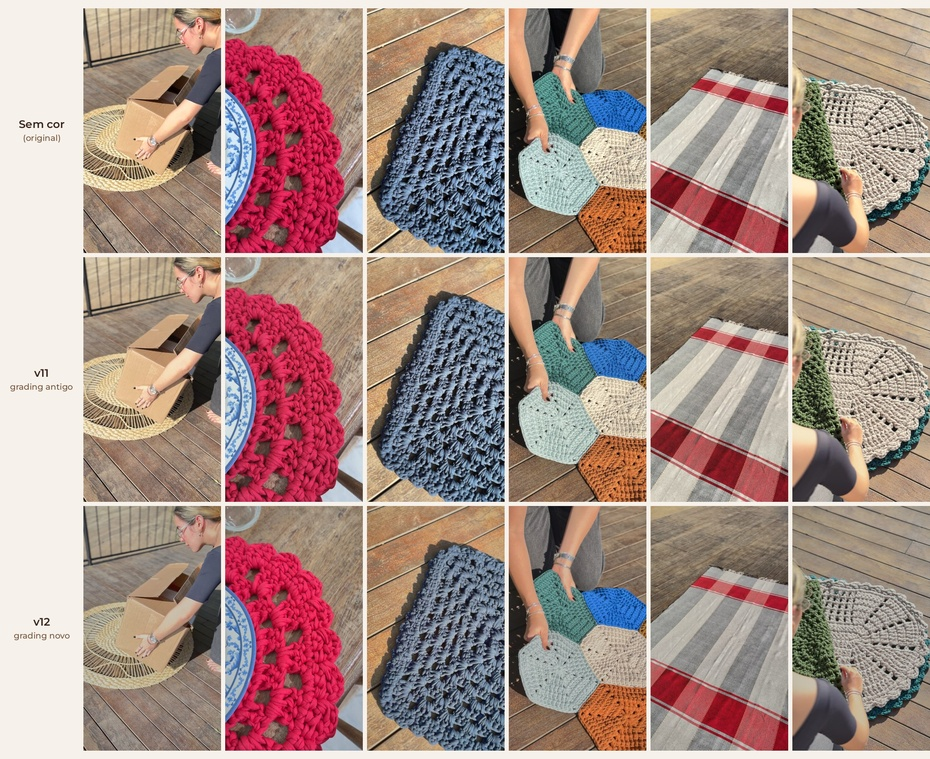
#> input picture edicoes/casa-marina-unboxing/assets/antes_depois_grading_v12.jpg, 930 x 759 px, shrunk from 2230 x 1821 before the run
$ python -i grade.py   (imports and definitions only)
#> lines starting #> are read from the running program, lines starting #| are printed output that depends on the picture
"""Casa Marina colour grade: soft, warm, minimal (keeps product colours honest).

- tone curve: slightly lifted blacks, gentle mid contrast, rolled-off highlights
  (the deck footage is shot in hard sun);
- warmth: a touch of red/yellow in mids and highlights, a little less blue;
- saturation: -6 % overall, greens/cyans pulled a bit more than reds (deck/railing grass),
  so the crochet colours stay true.
grade(rgb_uint8) -> rgb_uint8
"""
import cv2
import numpy as np

_x = np.arange(256, dtype=np.float32) / 255.0


def _curve():
    # monotone cubic through control points (input, output) in 0..1
    pts = np.array([[0.00, 0.035], [0.12, 0.13], [0.30, 0.305], [0.50, 0.505],
                    [0.70, 0.695], [0.85, 0.82], [0.95, 0.905], [1.00, 0.935]])
    return np.interp(_x, pts[:, 0], pts[:, 1])


_TONE = _curve()
_hi = np.clip((_x - 0.35) / 0.65, 0, 1)            # mids/highlights weight
LUT_R = np.clip(_TONE * (1 + 0.025 * _hi) + 0.004, 0, 1)
LUT_G = np.clip(_TONE * (1 + 0.008 * _hi), 0, 1)
LUT_B = np.clip(_TONE * (1 - 0.030 * _hi) - 0.002, 0, 1)
LUT = np.stack([LUT_R, LUT_G, LUT_B], -1)          # 256 x 3
LUT8 = np.clip(LUT * 255 + 0.5, 0, 255).astype(np.uint8)


def grade(rgb):
    out = np.empty_like(rgb)
    for c in range(3):
        out[..., c] = cv2.LUT(rgb[..., c], LUT8[:, c])
    hsv = cv2.cvtColor(out, cv2.COLOR_RGB2HSV_FULL).astype(np.float32)
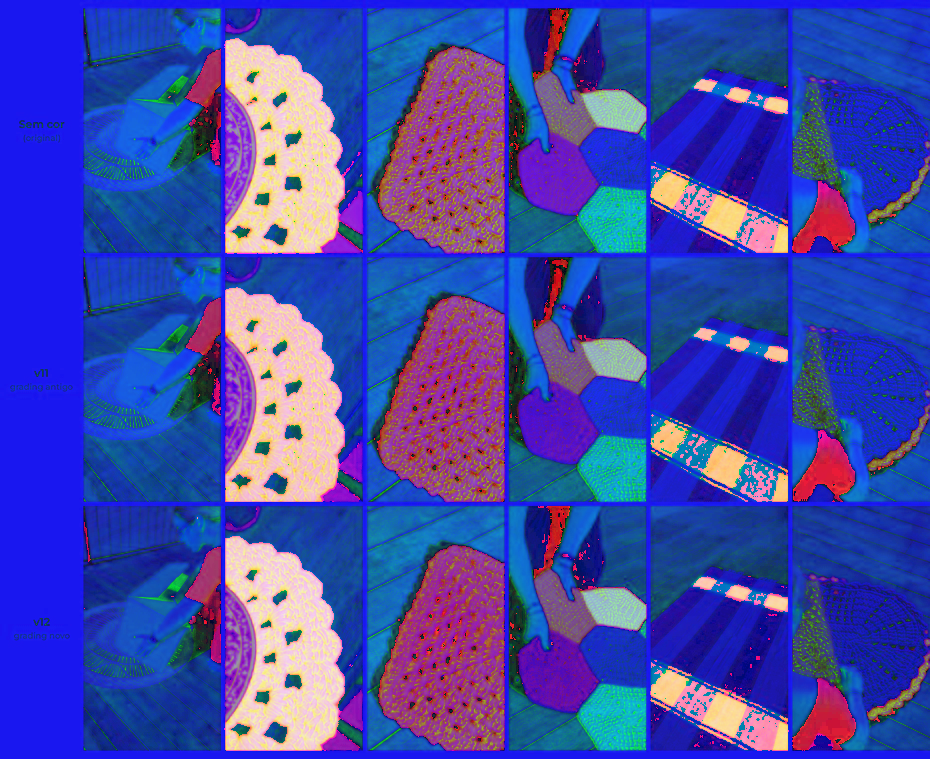
#> hsv: shape (759, 930, 3) float32; mean R, G, B 65.5, 73.3, 169.6
    h = hsv[..., 0] * (360.0 / 256.0)
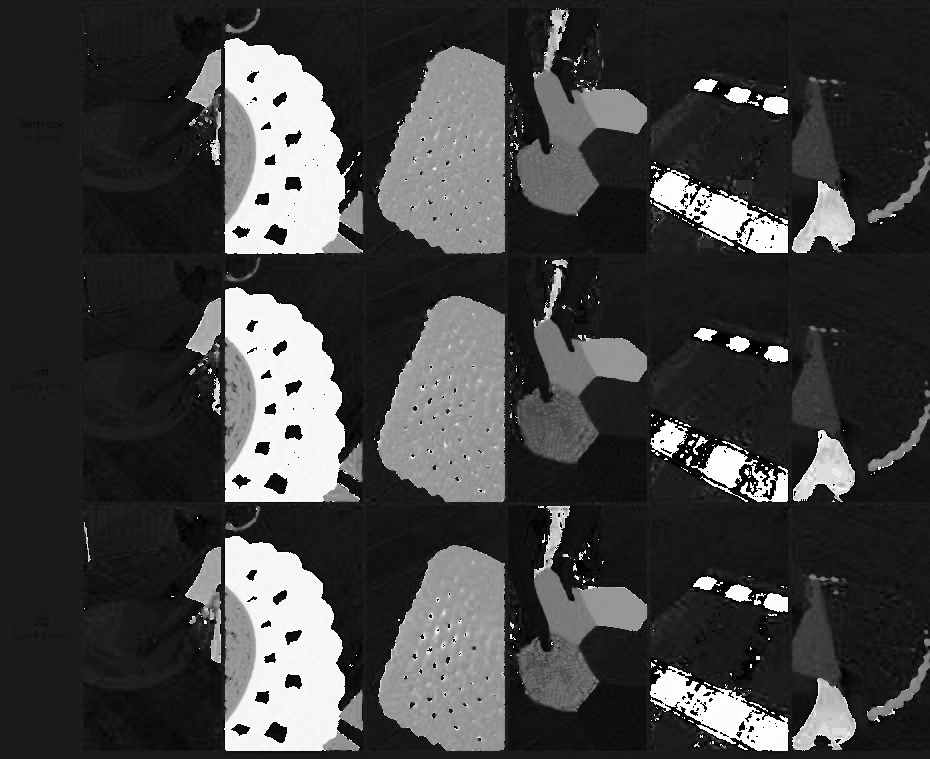
#> h: shape (759, 930) float32; min 0, max 358.6, mean 92.2; drawn with min black and max white
    # hue-dependent desaturation: greens/cyans (70..200 deg) -12 %, everything else -5 %
    w = np.clip(1 - np.abs(h - 135) / 65, 0, 1)
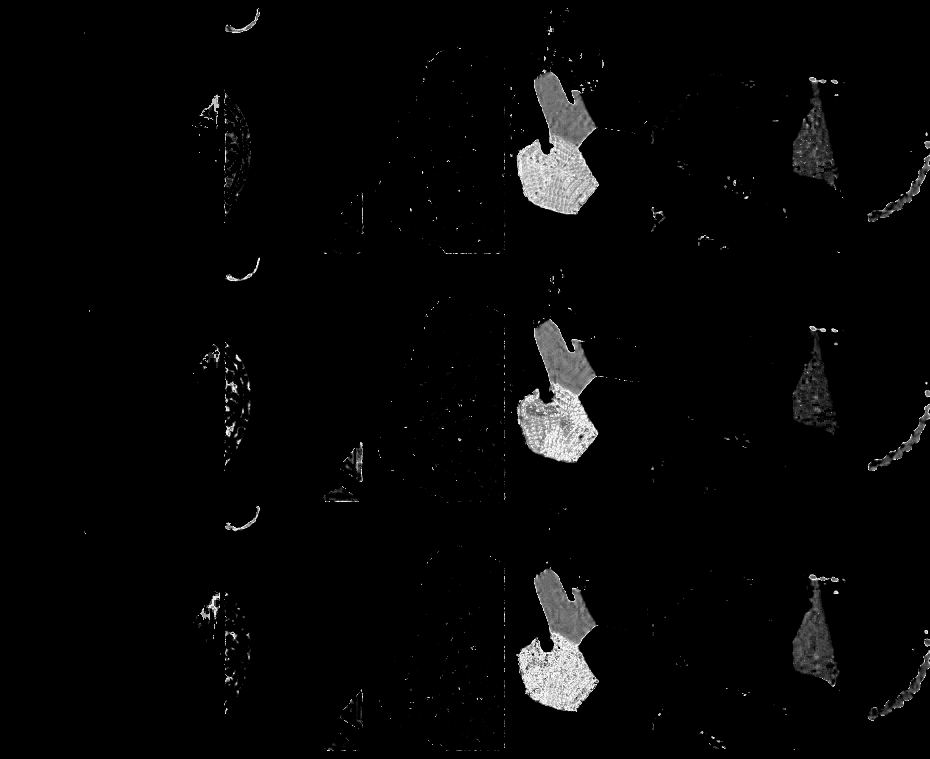
#> w: shape (759, 930) float32; min 0, max 1, mean 0.0254
    hsv[..., 1] *= 0.95 - 0.07 * w
    out = cv2.cvtColor(np.clip(hsv, 0, 255).astype(np.uint8), cv2.COLOR_HSV2RGB_FULL)
    return out


# [9 lines not run here, left out]

>>> import cv2
>>> picture = cv2.cvtColor(cv2.imread('../assets/antes_depois_grading_v12.jpg'), cv2.COLOR_BGR2RGB)
>>> result = grade(picture)
